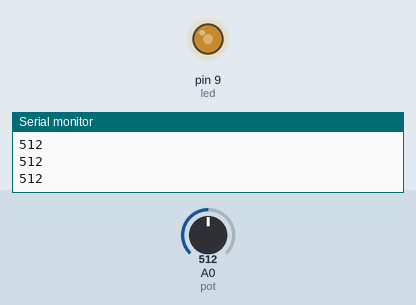
This sketch was run on a simulated Arduino Uno, built with avr-gcc and run on an emulated ATmega328P. Shown: output pins drawn as LEDs (lit = HIGH), the last lines printed to the serial monitor. The test bench sets the inputs (shaded band); at power-on: A0 (pot) = 512.

Above: at 1.2 s.
1.3 s: A0 (pot) set to 716
At 1.9 s:
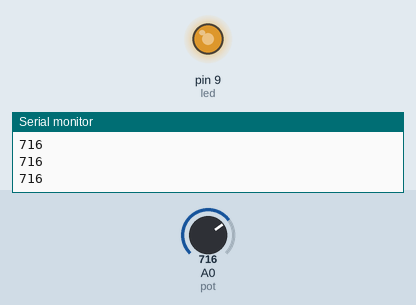
2.8 s: A0 (pot) set to 900
At 3.2 s:
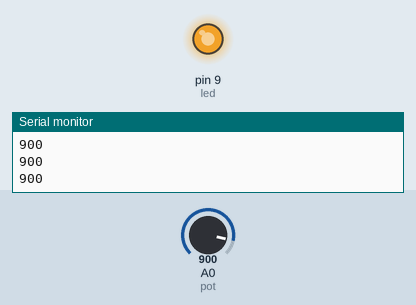
4.3 s: A0 (pot) set to 122
At 5.4 s:
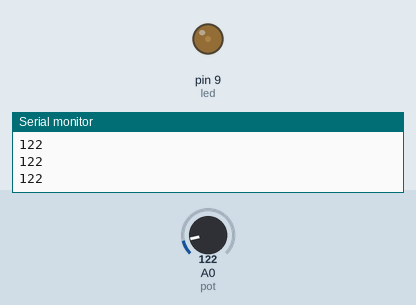
5.8 s: A0 (pot) set to 0
At 6.6 s:
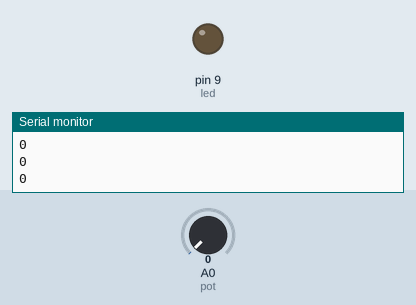
Timing chart, 0 to 8.3 s (numbered marks = the images above; inputs shaded):
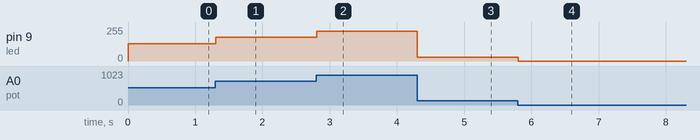

The sketch:

Helios_Dimmer.ino
```cpp
#include <PWM.h>
int32_t frequency = 1000;

int led = 9;
int pot = A0;

void setup()
{
  Serial.begin(9600);
  InitTimersSafe();
  bool success = SetPinFrequencySafe(led, frequency);
  if(success) {
    pinMode(led, OUTPUT);
    digitalWrite(13, HIGH);
  }
}

void loop()
{
  int dim = analogRead(pot);
  Serial.println(dim);
//  dim = map(dim, 0, 1023, 0, 255);
  analogWrite(9, dim / 4);
}
```

Measured:
- after the input at 1.3 s, pin 9 (led): 128/255 → 179/255 at once
- after the input at 2.8 s, pin 9 (led): 179/255 → 225/255 at once
- after the input at 4.3 s, pin 9 (led): 225/255 → 30/255 at once
- after the input at 5.8 s, pin 9 (led): 30/255 → 0/255 at once
